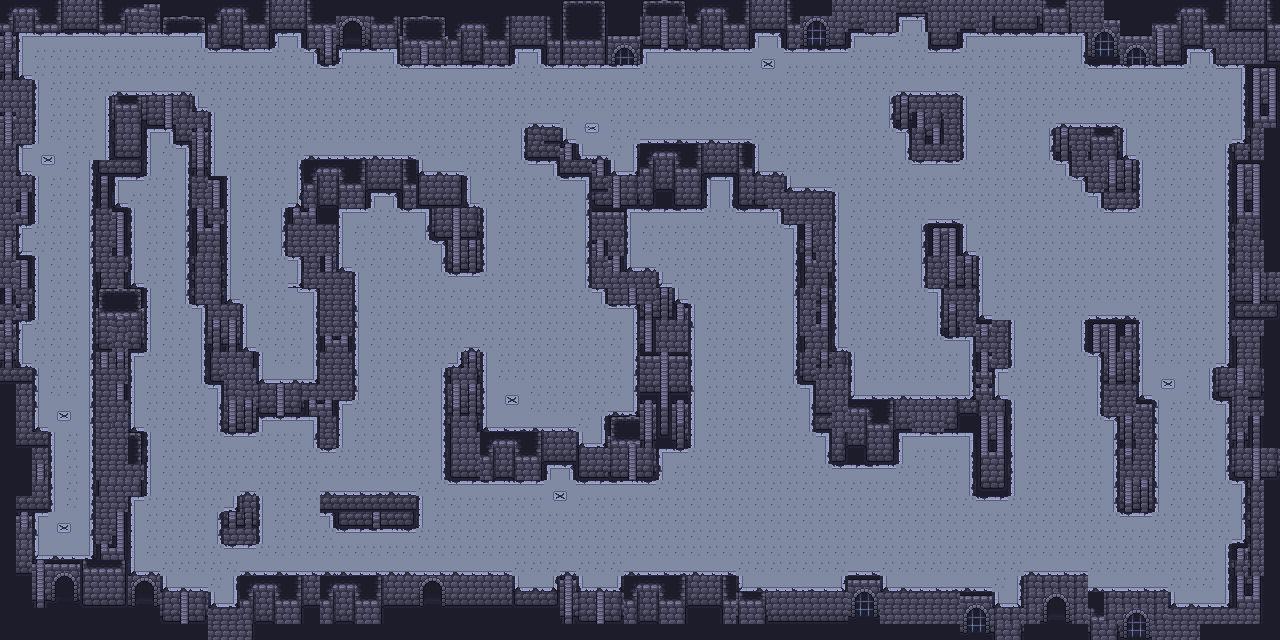

The image is a tile-based game level rendered from a .tmx file. Its description and source (layers, tilesets, objects; grid data summarised) follow:
An orthogonal 80x40 tile map with 16x16 px tiles, 3 tile layers (black, floor, wall), 3 tilesets.

<map version="1.10" tiledversion="1.12.0" orientation="orthogonal" renderorder="right-down" width="80" height="40" tilewidth="16" tileheight="16" infinite="0" nextlayerid="5" nextobjectid="1">
 <editorsettings>
  <export target="C:/Users/Felix/Downloads/Tiled Map/map1.json" format="json" />
 </editorsettings>
 <tileset firstgid="1" name="walls_floor" tilewidth="16" tileheight="16" tilecount="493" columns="17">
  <image source="walls_floor.png" width="272" height="464" />
 </tileset>
 <tileset firstgid="494" name="decorative_cracks_floor" tilewidth="16" tileheight="16" tilecount="120" columns="8">
  <image source="decorative_cracks_floor.png" width="128" height="240" />
 </tileset>
 <tileset firstgid="614" name="floor_tile" tilewidth="16" tileheight="16" tilecount="1" columns="1">
  <image source="floor_tile.png" width="16" height="16" />
 </tileset>
 <layer id="2" name="black" width="80" height="40">
  <data>[3200 cells, 3200 non-empty, 1 distinct tile ids]</data>
 </layer>
 <layer id="3" name="floor" width="80" height="40">
  <data>[3200 cells, 2067 non-empty, 57 distinct tile ids]</data>
 </layer>
 <layer id="1" name="wall" width="80" height="40">
  <data>[3200 cells, 1038 non-empty, 138 distinct tile ids]</data>
 </layer>
</map>
